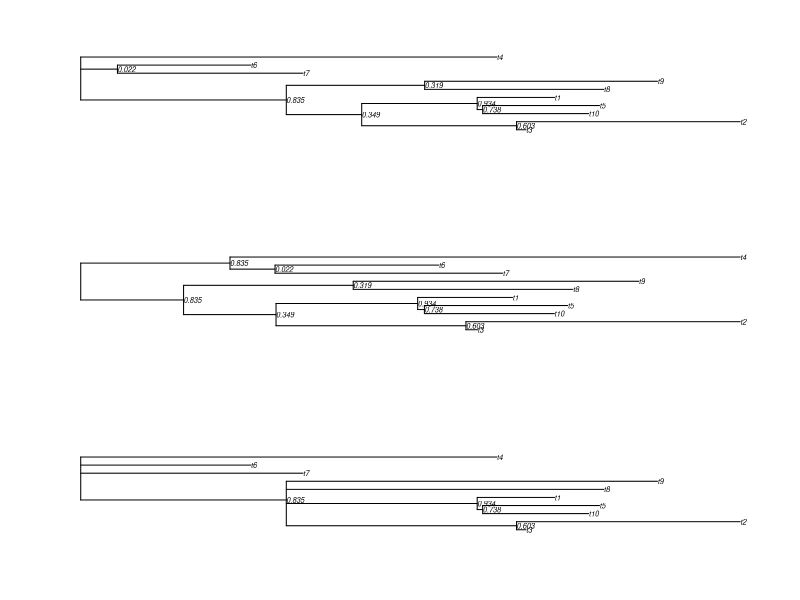

This figure's R source:
library(phangorn)


### Name: getRoot
### Title: Tree manipulation
### Aliases: getRoot midpoint midpoint.phylo midpoint.multiPhylo pruneTree
### Keywords: cluster

### ** Examples


tree <- unroot(rtree(10))
tree$node.label <- c("", round(runif(tree$Nnode-1), 3))

tree2 <- midpoint(tree)
tree3 <- pruneTree(tree, .5)

par(mfrow = c(3,1))
plot(tree, show.node.label=TRUE)
plot(tree2, show.node.label=TRUE)
plot(tree3, show.node.label=TRUE)
